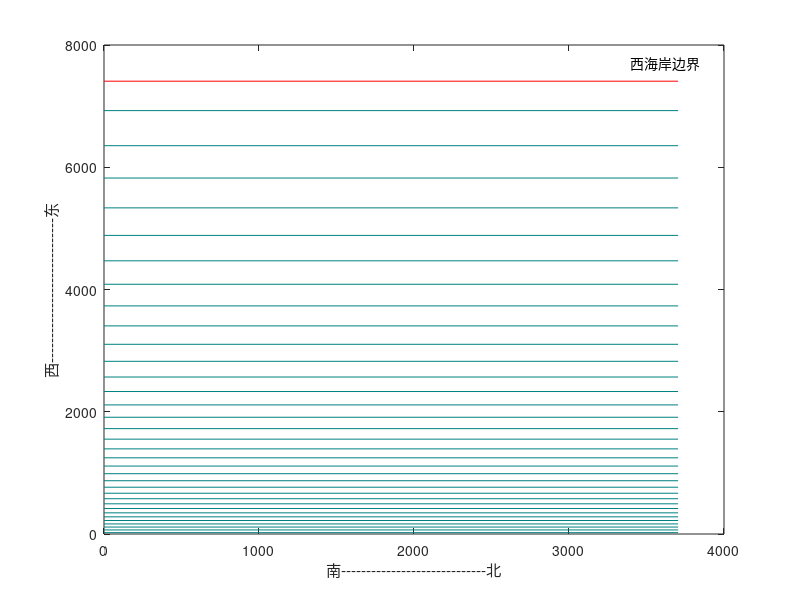

The MATLAB script that drew this image:
%使用 智能优化算法 求解第三问，寻找最优的测线分布
%由于前面已经证明了沿着登高线测量就可以达到最大的测量效率，因此我们保证算法所找的测线都是南北走向的
%西深东浅，南北等深
clear;clc;
%角度转弧度
rad=@(x) x*pi/180;
degree=@(x) x*180/pi;
%初始化参数
alpha=rad(1.5);%海底倾斜角
D0=110;%海底中心处水深
theta=rad(120);%换能器开角

%海里转换为米
mile=@(x) 1852*x;
haili=@(x) x/1852;
D=@(x) tan(alpha)*x+D0;%计算当前位置的深度
%覆盖宽度
W11=@(x) D(x)/sin(pi/2-theta/2-alpha)*sin(theta/2);%深水侧
W22=@(x) D(x)/sin(pi/2-theta/2+alpha)*sin(theta/2);%浅水侧
W=@(x) W11(x)+W22(x);
%覆盖率 x当前位置 d上一条测线的位置
eta=@(x,d) (D(x)/sin(pi/2-theta/2-alpha)*sin(theta/2)+...
    D(x-d)/sin(pi/2-theta/2+alpha)*sin(theta/2)-d/cos(alpha))/W(x);

%东西边界      %%2海里=3704m
west=-mile(2);
east=mile(2);

W1=@(x) W11(x)*cos(alpha);
W2=@(x) W22(x)*cos(alpha);
%以下采用m作为运算的单位
X=[22.5195312500000	66.5820312500000	113.769531250000	164.894531250000	220.769531250000	280.894531250000	346.269531250000	416.894531250000	493.894531250000	577.269531250000	667.519531250000	765.519531250000	871.519531250000	986.519531250000	1111.51953125000	1246.51953125000	1392.76953125000	1551.76953125000	1723.76953125000	1910.01953125000	2112.01953125000	2331.01953125000	2568.26953125000	2825.26953125000	3103.51953125000	3404.76953125000	3731.76953125000	4085.76953125000	4469.26953125000	4885.26953125000	5335.51953125000	5823.76953125000	6352.76953125000	6925.26953125000];
X=X-3704;
len=34;
T=100;
k=0.99;
sum=0;
for i=2:34
    sum=sum+eta(X(i),X(i)-X(i-1));
end
avg=sum/33;
while T>70
    %生成随机偏移量
    delta=2*rand()-1;
    %选择一个点偏移
    point=ceil(34*rand());
    X(point)=X(point)+delta;
    %对首进行特殊处理
    if point==1
        bool1=eta(X(2),X(2)-X(1))>0.1 && eta(X(2),X(2)-X(1))<0.2;
        bool2=X(1)-W2(X(1))<west;
        bool3=X(1)<X(2);
        b=bool1&&bool2&&bool3;
    end
    if point==34
        bool1=eta(X(34),X(34)-X(33))>0.1 && eta(X(34),X(34)-X(33))<0.2;
        bool2=X(34)+W1(X(34))>east;
        bool3=X(33)<X(34);
        b=bool1&&bool2&&bool3;
    end
    if point>1 && point <34
        bool1=eta(X(point),X(point)-X(point-1))>0.1 && eta(X(point),X(point)-X(point-1))<0.2;
        bool2=eta(X(point+1),X(point+1)-X(point))>0.1 && eta(X(point+1),X(point+1)-X(point))<0.2;
        bool3=X(point-1)<X(point);
        bool4=X(point)<X(point+1);
        b=bool1 && bool2 && bool3 && bool4;
    end

    %b==true意思是移动之后保证合法
    if b
        sum=0;
        for i=2:34
            sum=sum+eta(X(i),X(i)-X(i-1));
        end
        if avg>sum/33
            avg=sum/33;
        else
            if rand()*100 > exp(-(sum/33-avg)/T)%不符合概率，不移动
                X(point)=X(point)-delta;
            end
        end
        T=T*k
    end

end
X=X+3704;


%%导入mat文件之后调用画图功能就可以画图
%%画图
for i=1:34
    plot([0,3704],[X(i) X(i)],'Color',[0 0.5 0.5])
    hold on
end
plot([0,3704],[7408 7408],'Color',[1 0 0])
hold on
%这里还可以表示一下覆盖范围
%rectangle('Position',[,0,40,20],'edgecolor','k','facecolor','y','linewidth',2)
xlabel('南-----------------------------北')
ylabel('西-----------------------------东')
text(3400,7700,'西海岸边界') 